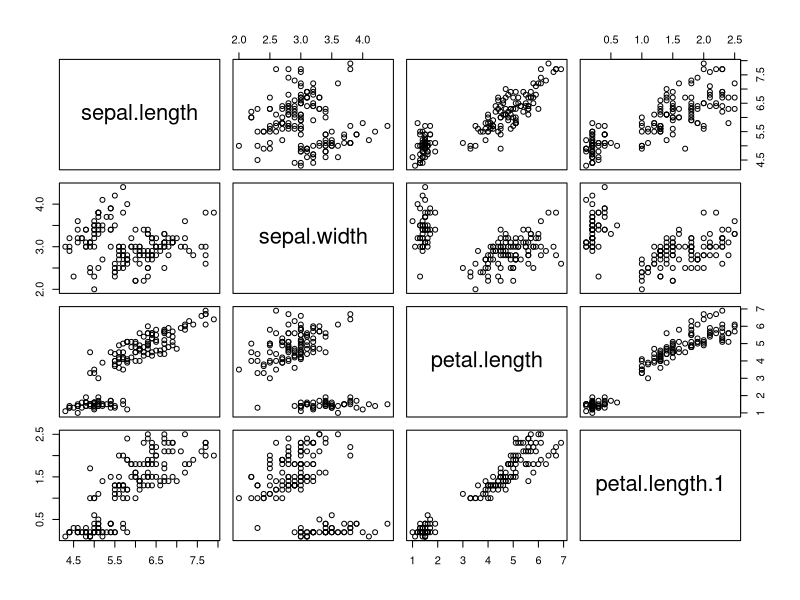
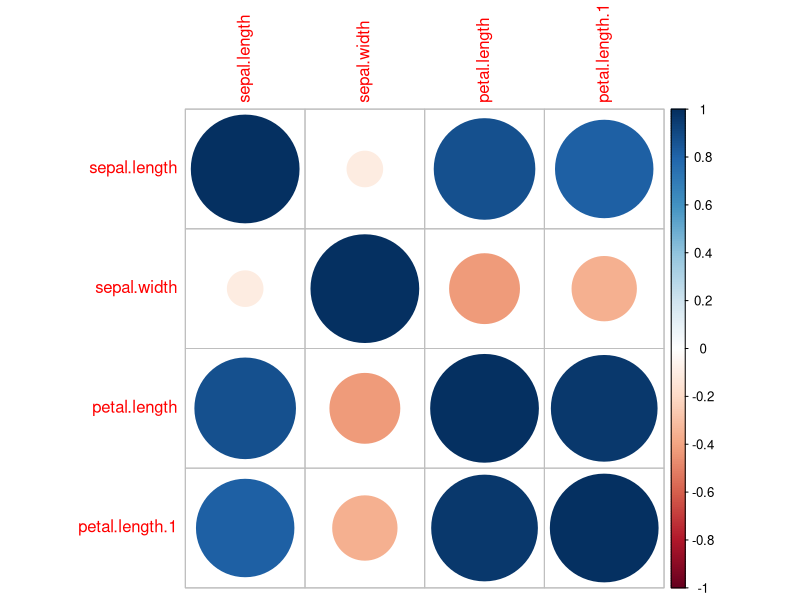
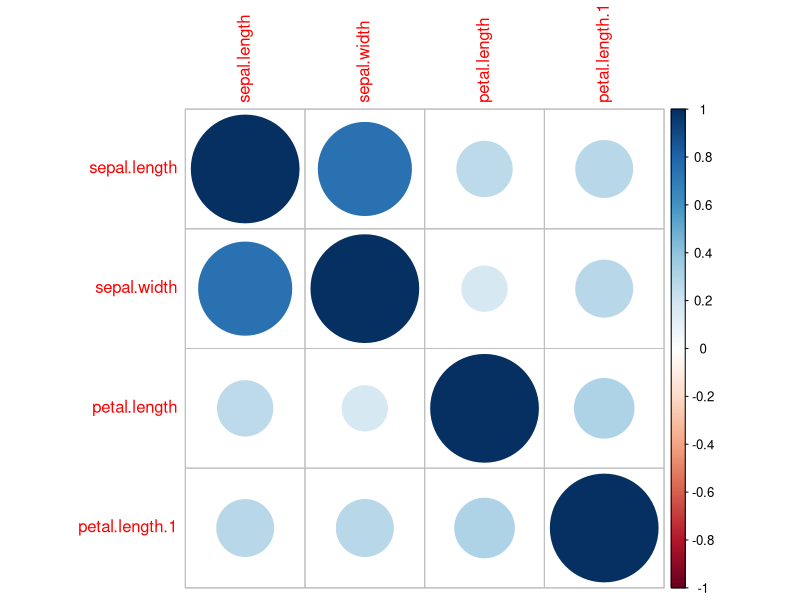
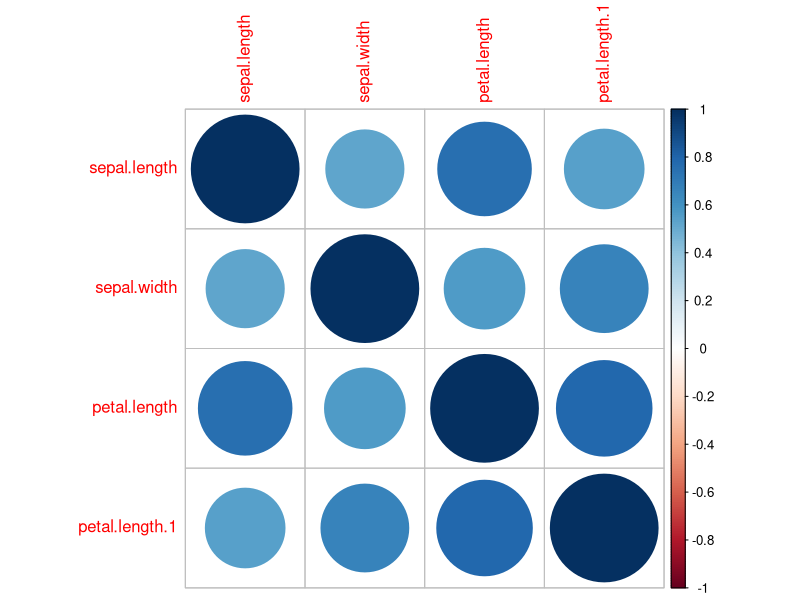
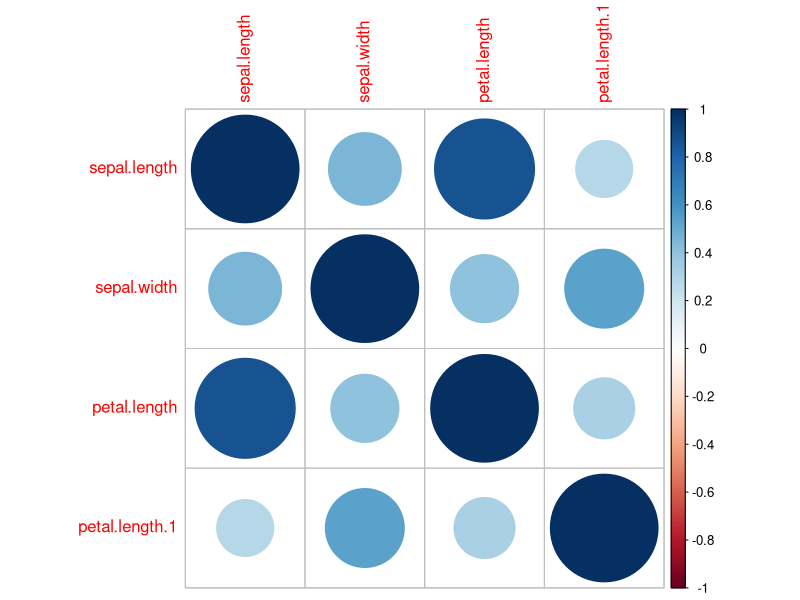
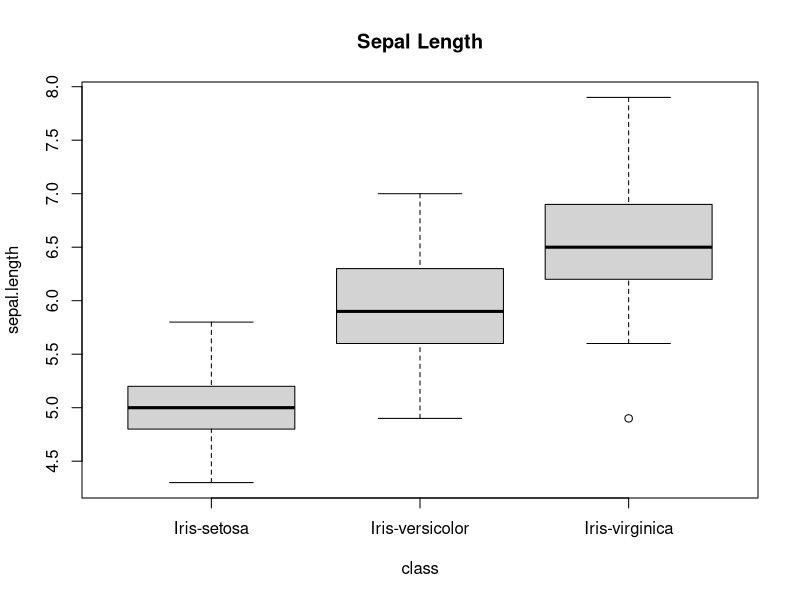
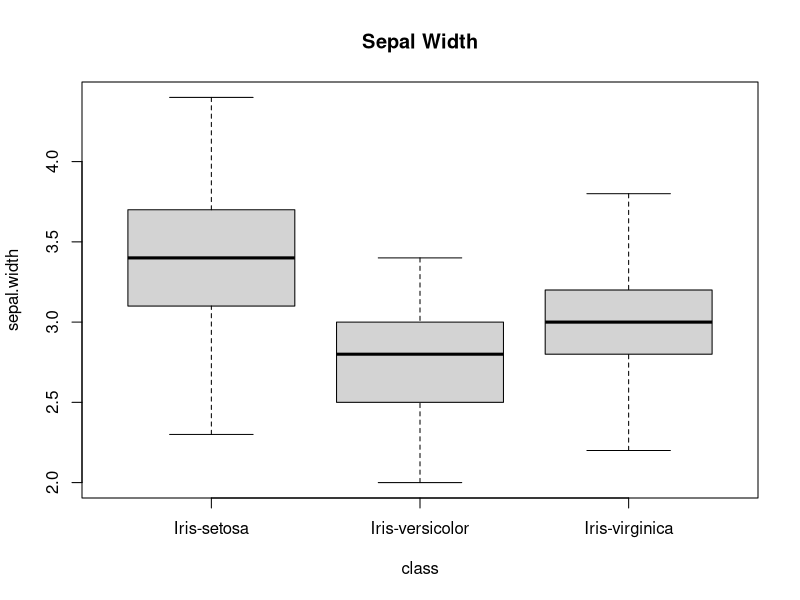
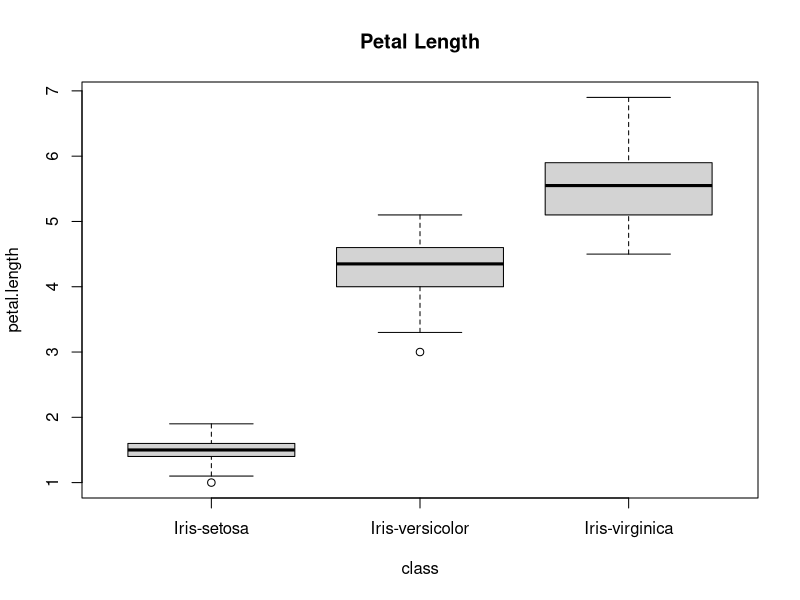

Generate these figures, in order, with R:
getwd()
setwd("/home/mopedro/epita/proba_td/given")
iris<-read.table("iris.data.txt", sep=",", header=TRUE)
head(iris)
colnames(iris)

corr = cor(iris[, 1:4])
round(corr, 2)

pairs(iris[, 1:4])

require("corrplot")
library(corrplot)
corrplot(corr)

setosa = iris[iris$class == "Iris-setosa",]
corr_setosa = cor(setosa[,1:4])
round(corr_setosa,2)
corrplot(corr_setosa)


versicolor = iris[iris$class == "Iris-versicolor",]
corr_versicolor = cor(versicolor[,1:4])
round(corr_versicolor,2)
corrplot(corr_versicolor)

virginica = iris[iris$class == "Iris-virginica",]
corr_virginica = cor(virginica[,1:4])
round(corr_virginica,2)
corrplot(corr_virginica)


mean(iris$sepal.length)
mean(iris$sepal.width)

mean(iris$sepal.length[iris$class == "Iris-setosa"])
mean(iris$sepal.width[iris$class == "Iris-setosa"])

boxplot(sepal.length~class, data=iris, main="Sepal Length")
boxplot(sepal.width~class, data=iris, main="Sepal Width")

boxplot(petal.length~class, data=iris, main="Petal Length")
boxplot(petal.length.1~class, data=iris, main="Petal Width")
